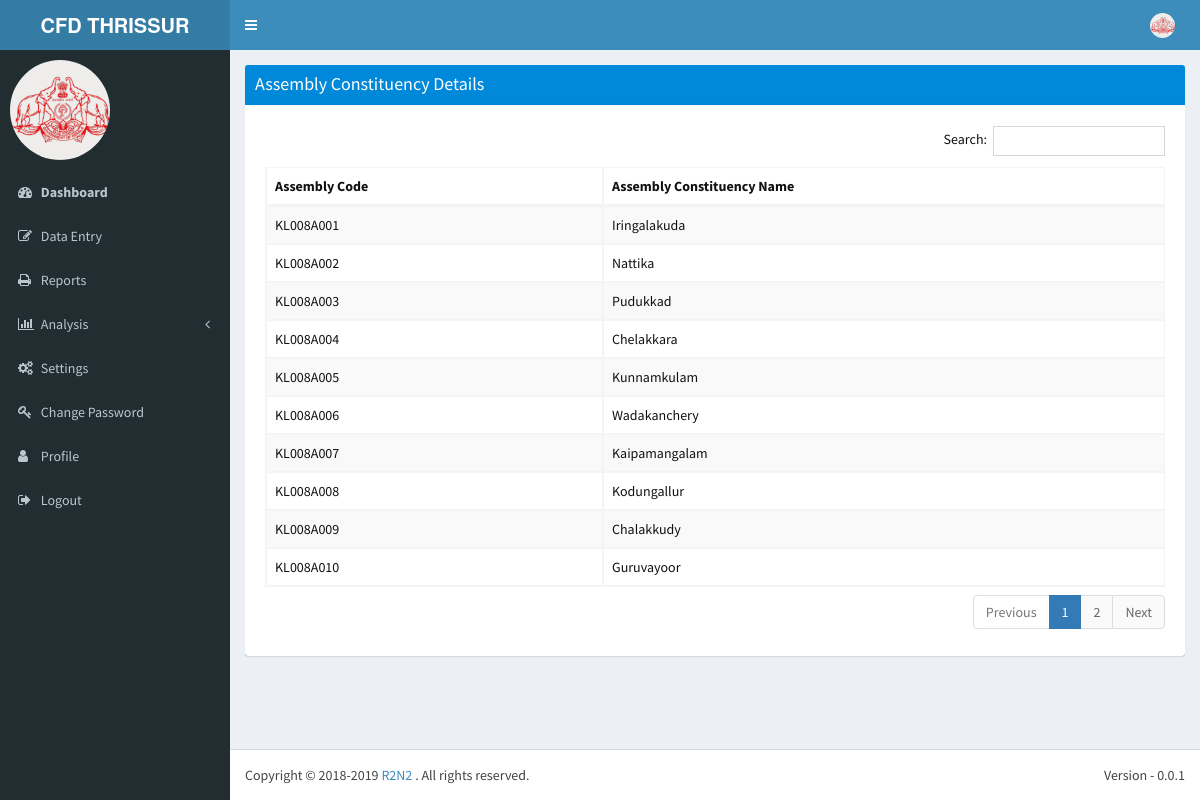
/rpts/asmb/, run on the app's committed database.
### lsgd/models.py (models this page shows)
class Assembly(models.Model):
    assembly_code = models.CharField(max_length = 15, unique = True, primary_key = True)
    assembly_name = models.CharField(max_length = 100)
    district_code = models.ForeignKey('District', on_delete = models.SET_NULL, null = True)

### rpts/views.py (the view)
def asmb_page(request):
    assemblys = Assembly.objects.all()
    return render(request, 'rpts/asmb.html', {'assemblys': assemblys})

### rpts/templates/rpts/asmb.html (shortened to what this page needs)
{% extends 'r2n2/base.html' %}
{% block userinfo %}
          <li class="dropdown user user-menu">
            <a href="#" class="dropdown-toggle" data-toggle="dropdown">
              <img src="/static/dist/img/user2-160x160.jpg" class="user-image" alt="User Image">
            </a>
          </li>
{% endblock %}
{% block content %}
<section class="content">
<div class="box box-solid bg-blue-gradient">
  <div class="box-header">
    <h3 class="box-title">Assembly Constituency Details</h3>
  </div>
 <div class="box-footer text-black">
  <div class="box-body">
    <table id="lsgds" class="table table-bordered table-striped table-hover" cellspacing="0" width="100%">
		  <thead> <tr> <th>Assembly Code</th> <th>Assembly Constituency Name</th> </tr> </thead>
          <tbody>
              {% for a in assemblys %} <tr>
                  <td>{{ a.assembly_code }}</td>
                  <td>{{ a.assembly_name }}</td>
              </tr> {% endfor %}
          </tbody>
        </table>
  </div>
  </div>
</div>
{% endblock %}

### data on the page
Assembly: assembly_code "KL008A001", assembly_name "Iringalakuda"
Assembly: assembly_code "KL008A002", assembly_name "Nattika"
Assembly: assembly_code "KL008A003", assembly_name "Pudukkad"
Assembly: assembly_code "KL008A004", assembly_name "Chelakkara"
Assembly: assembly_code "KL008A005", assembly_name "Kunnamkulam"
Assembly: assembly_code "KL008A006", assembly_name "Wadakanchery"
Assembly: assembly_code "KL008A007", assembly_name "Kaipamangalam"
Assembly: assembly_code "KL008A008", assembly_name "Kodungallur"
Assembly: assembly_code "KL008A009", assembly_name "Chalakkudy"
Assembly: assembly_code "KL008A010", assembly_name "Guruvayoor"
